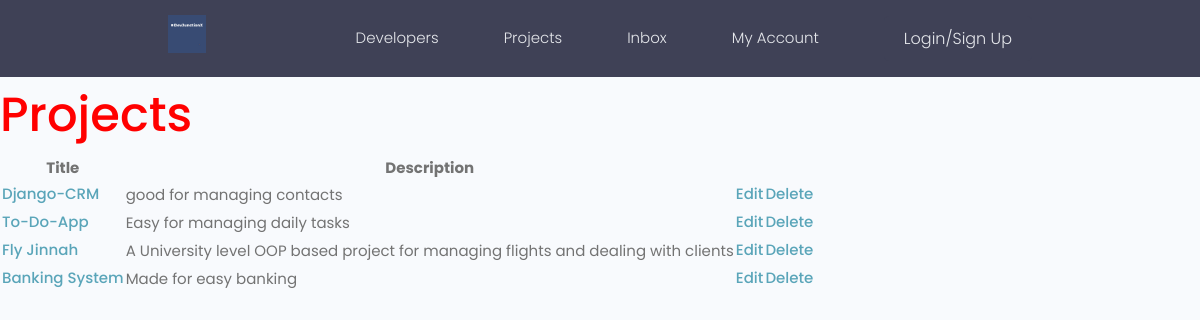
The app's page /, older data.
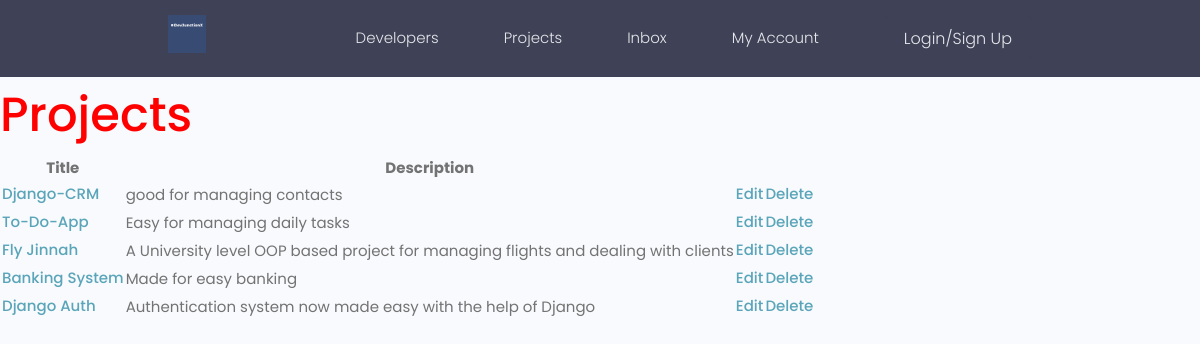
The same page, newer data.
### projects/models.py (models this page shows, shortened)
class Project(models.Model):
    title = models.CharField(max_length=100)
    description = models.TextField(null=True, blank=True)
    featured_image = models.ImageField(null=True, blank=True, default= 'default.jpg')
    demo_link = models.CharField(max_length=1000, null=True, blank=True)
    source_code = models.CharField(max_length=1000, null=True, blank=True)
    vote_total = models.IntegerField(default=0)
    vote_ratio = models.IntegerField(default=0)
    tags = models.ManyToManyField('Tag', null=True, blank=True)  # Stringfy the model if it is defined below
    created = models.DateTimeField(auto_now_add=True)
    id = models.UUIDField(default=uuid.uuid4, unique=True, primary_key=True, editable=False)

### projects/views.py (the view)
# urls.py: path('', include('projects.urls'))
def projects(request):
    projects = Project.objects.all()         # All projects
    context = {'projects' : projects}
    return render( request, 'projects/projects.html', context)

### projects/templates/projects/projects.html
{% extends "main.html" %}
{% block content %}
<h1> Projects</h1>
<table>
<thead>
    <tr>
        <th>Title</th>
        <th>Description</th>
        <th></th>
    </tr>
</thead>
<tbody>
    {% for project in projects %}
    <tr>
        <td><a href="{% url 'project' project.id %}">{{ project.title }} {% if project.topRated %} <strong>Top Rated</strong> {% endif %}</a></td>
        <td>{{ project.description }}</td>
        <td><a href="{% url 'update-Project' project.id %}">Edit</a></td>
        <td><a href="{% url 'delete-Project' project.id %}">Delete</a></td>
    </tr>
    {% endfor %}
</tbody>
</table>
{% endblock content%}

Row changes from the older to the newer data that the page shows:
added Project: title "Django Auth", description "Authentication system now made easy with the help of Django"
